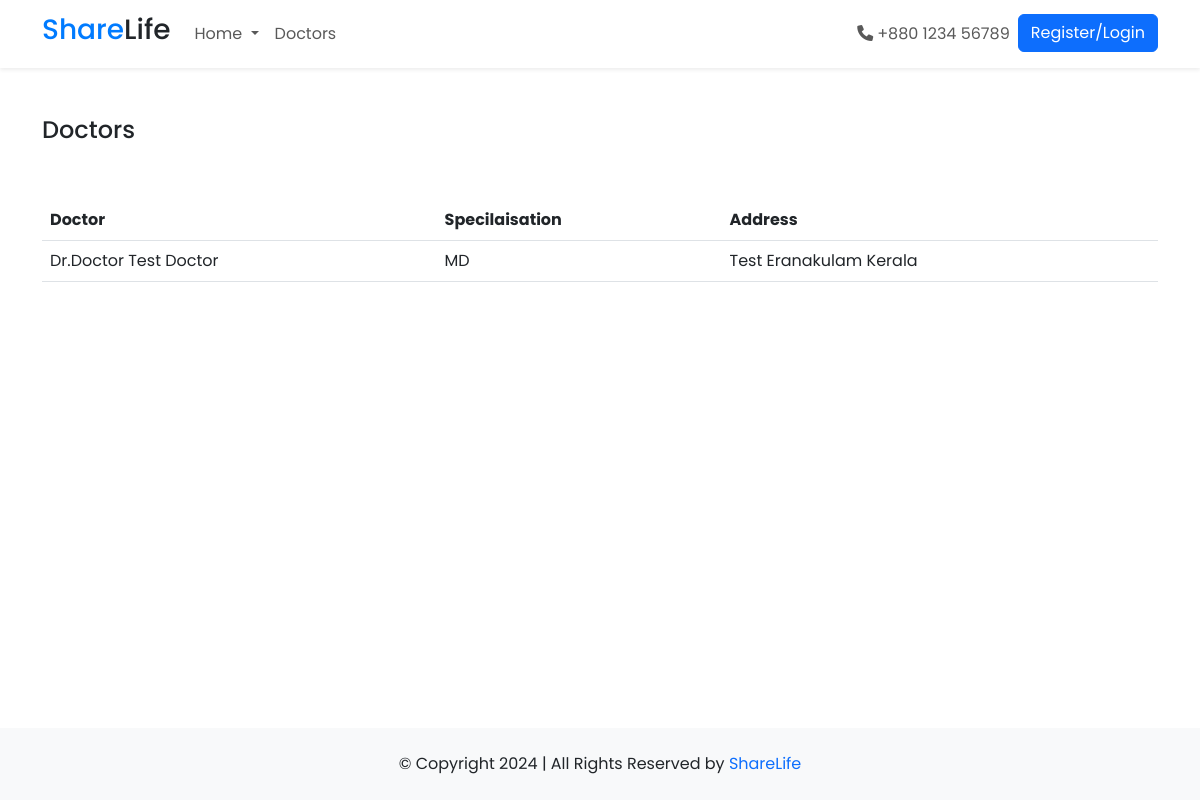
/Donation/Doctors, run on the app's committed database.
### Home/models.py (models this page shows, shortened)
class DoctorProfile(models.Model):
    user = models.ForeignKey(User, on_delete=models.CASCADE,null = True, related_name='doctor')
    last_name = models.CharField(max_length=255)
    Address = models.CharField(max_length=255)
    district = models.CharField(max_length=255)
    state = models.CharField(max_length=255)
    phone = models.CharField(max_length=20)
    Specilisation = models.CharField(max_length=255)
    profile_pic = models.FileField(upload_to="profilepic")
    active = models.BooleanField(default = False)
    hospital = models.ForeignKey(HospitalProfile,on_delete=models.CASCADE,null=True, blank=True)

### Donation/views.py (the view)
# urls.py: path("Doctors",views.Doctors,name="Doctors"),
def Doctors(request):
    doctor = DoctorProfile.objects.all()
    context = {
        "doctor":doctor
    }
    return render(request,"doctors.html",context)

### templates/doctors.html (shortened to what this page needs)
{% extends 'index.html' %}
{% block content %}
<div class="container mt-5">
        <h4>Doctors</h4><br><br>
    <table class="table">
        <tr>
            <th>Doctor</th>
            <th>Specilaisation</th>
            <th>Address</th>
        </tr>
        {% for i in doctor %}
        <tr>
            <td>Dr.{{i.user.first_name}} {{i.last_name}}</td>
            <td>{{i.Specilisation}}</td>
            <td>{{i.Address}} {{i.district}} {{i.state}}</td>
        </tr>
        {% endfor %}
    </table>
</div>
{% endblock %}

### templates/index.html (style rules this page uses)
body { font-family: 'Poppins', sans-serif; }

### data on the page
DoctorProfile: user.first_name "Doctor", last_name "Test Doctor", Specilisation "MD", Address "Test", district "Eranakulam", state "Kerala"
